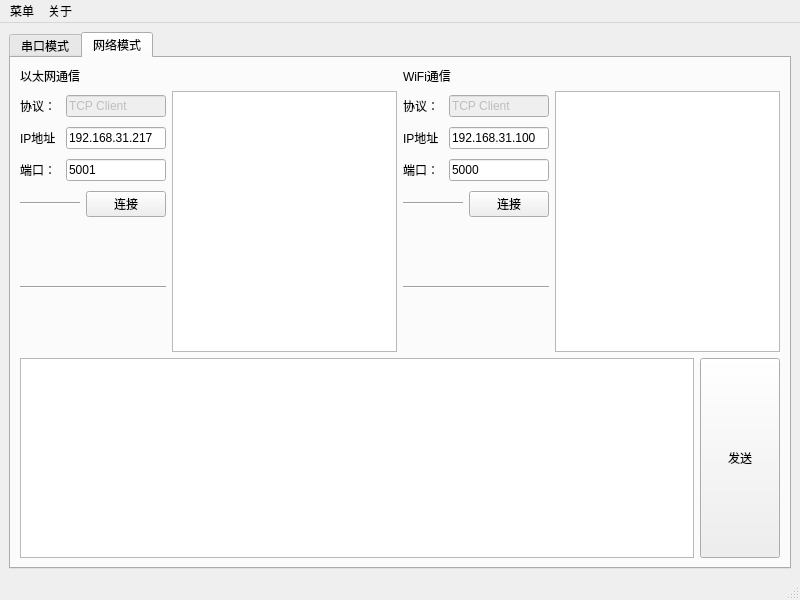
<?xml version="1.0" encoding="UTF-8"?>
<ui version="4.0">
 <class>MainWindow</class>
 <widget class="QMainWindow" name="MainWindow">
  <property name="geometry">
   <rect>
    <x>0</x>
    <y>0</y>
    <width>800</width>
    <height>600</height>
   </rect>
  </property>
  <property name="windowTitle">
   <string>IAP测试PC上位机v0.1</string>
  </property>
  <widget class="QWidget" name="centralwidget">
   <layout class="QHBoxLayout" name="horizontalLayout">
    <item>
     <widget class="QTabWidget" name="tabWidget">
      <property name="enabled">
       <bool>true</bool>
      </property>
      <property name="currentIndex">
       <number>1</number>
      </property>
      <property name="movable">
       <bool>false</bool>
      </property>
      <widget class="QWidget" name="tab">
       <attribute name="title">
        <string>串口模式</string>
       </attribute>
       <layout class="QHBoxLayout" name="horizontalLayout_14">
        <item>
         <layout class="QVBoxLayout" name="verticalLayout_7">
          <item>
           <layout class="QHBoxLayout" name="horizontalLayout_7">
            <property name="leftMargin">
             <number>5</number>
            </property>
            <property name="topMargin">
             <number>5</number>
            </property>
            <property name="rightMargin">
             <number>5</number>
            </property>
            <property name="bottomMargin">
             <number>5</number>
            </property>
            <item>
             <layout class="QVBoxLayout" name="verticalLayout_2">
              <item>
               <widget class="QLabel" name="label">
                <property name="text">
                 <string>接收窗口</string>
                </property>
               </widget>
              </item>
              <item>
               <widget class="QTextBrowser" name="serialRec_textBrowser">
                <property name="html">
                 <string>&lt;!DOCTYPE HTML PUBLIC &quot;-//W3C//DTD HTML 4.0//EN&quot; &quot;http://www.w3.org/TR/REC-html40/strict.dtd&quot;&gt;
&lt;html&gt;&lt;head&gt;&lt;meta name=&quot;qrichtext&quot; content=&quot;1&quot; /&gt;&lt;meta charset=&quot;utf-8&quot; /&gt;&lt;style type=&quot;text/css&quot;&gt;
p, li { white-space: pre-wrap; }
hr { height: 1px; border-width: 0; }
li.unchecked::marker { content: &quot;\2610&quot;; }
li.checked::marker { content: &quot;\2612&quot;; }
&lt;/style&gt;&lt;/head&gt;&lt;body style=&quot; font-family:'Microsoft YaHei UI'; font-size:9pt; font-weight:400; font-style:normal;&quot;&gt;
&lt;p style=&quot;-qt-paragraph-type:empty; margin-top:0px; margin-bottom:0px; margin-left:0px; margin-right:0px; -qt-block-indent:0; text-indent:0px;&quot;&gt;&lt;br /&gt;&lt;/p&gt;&lt;/body&gt;&lt;/html&gt;</string>
                </property>
               </widget>
              </item>
             </layout>
            </item>
            <item>
             <layout class="QVBoxLayout" name="verticalLayout">
              <item>
               <layout class="QHBoxLayout" name="horizontalLayout_2">
                <item>
                 <widget class="QLabel" name="label_3">
                  <property name="maximumSize">
                   <size>
                    <width>40</width>
                    <height>16777215</height>
                   </size>
                  </property>
                  <property name="text">
                   <string>串口：</string>
                  </property>
                 </widget>
                </item>
                <item>
                 <widget class="QComboBox" name="serial_comboBox"/>
                </item>
               </layout>
              </item>
              <item>
               <layout class="QHBoxLayout" name="horizontalLayout_5">
                <item>
                 <widget class="QLabel" name="label_6">
                  <property name="maximumSize">
                   <size>
                    <width>40</width>
                    <height>16777215</height>
                   </size>
                  </property>
                  <property name="text">
                   <string>波特率：</string>
                  </property>
                 </widget>
                </item>
                <item>
                 <widget class="QComboBox" name="baudrate_comboBox">
                  <item>
                   <property name="text">
                    <string>115200</string>
                   </property>
                  </item>
                  <item>
                   <property name="text">
                    <string>9600</string>
                   </property>
                  </item>
                  <item>
                   <property name="text">
                    <string>38400</string>
                   </property>
                  </item>
                 </widget>
                </item>
               </layout>
              </item>
              <item>
               <layout class="QHBoxLayout" name="horizontalLayout_3">
                <item>
                 <widget class="QLabel" name="label_4">
                  <property name="maximumSize">
                   <size>
                    <width>40</width>
                    <height>16777215</height>
                   </size>
                  </property>
                  <property name="text">
                   <string>停止位：</string>
                  </property>
                 </widget>
                </item>
                <item>
                 <widget class="QComboBox" name="stop_comboBox">
                  <item>
                   <property name="text">
                    <string>1</string>
                   </property>
                  </item>
                  <item>
                   <property name="text">
                    <string>1.5</string>
                   </property>
                  </item>
                  <item>
                   <property name="text">
                    <string>2</string>
                   </property>
                  </item>
                 </widget>
                </item>
               </layout>
              </item>
              <item>
               <layout class="QHBoxLayout" name="horizontalLayout_4">
                <item>
                 <widget class="QLabel" name="label_5">
                  <property name="maximumSize">
                   <size>
                    <width>40</width>
                    <height>16777215</height>
                   </size>
                  </property>
                  <property name="text">
                   <string>校验：</string>
                  </property>
                 </widget>
                </item>
                <item>
                 <widget class="QComboBox" name="parity_comboBox">
                  <item>
                   <property name="text">
                    <string>无</string>
                   </property>
                  </item>
                  <item>
                   <property name="text">
                    <string>奇</string>
                   </property>
                  </item>
                  <item>
                   <property name="text">
                    <string>偶</string>
                   </property>
                  </item>
                 </widget>
                </item>
               </layout>
              </item>
              <item>
               <layout class="QHBoxLayout" name="horizontalLayout_6">
                <item>
                 <widget class="QLabel" name="label_7">
                  <property name="maximumSize">
                   <size>
                    <width>40</width>
                    <height>16777215</height>
                   </size>
                  </property>
                  <property name="text">
                   <string>数据位：</string>
                  </property>
                 </widget>
                </item>
                <item>
                 <widget class="QComboBox" name="wordLength_comboBox">
                  <item>
                   <property name="text">
                    <string>8</string>
                   </property>
                  </item>
                  <item>
                   <property name="text">
                    <string>7</string>
                   </property>
                  </item>
                  <item>
                   <property name="text">
                    <string>6</string>
                   </property>
                  </item>
                  <item>
                   <property name="text">
                    <string>5</string>
                   </property>
                  </item>
                 </widget>
                </item>
               </layout>
              </item>
              <item>
               <layout class="QHBoxLayout" name="horizontalLayout_9">
                <item>
                 <widget class="QLabel" name="label_9">
                  <property name="maximumSize">
                   <size>
                    <width>40</width>
                    <height>16777215</height>
                   </size>
                  </property>
                  <property name="text">
                   <string>操作：</string>
                  </property>
                 </widget>
                </item>
                <item>
                 <widget class="QPushButton" name="serialOpen_pushButton">
                  <property name="text">
                   <string>打开串口</string>
                  </property>
                  <property name="checkable">
                   <bool>true</bool>
                  </property>
                  <property name="checked">
                   <bool>false</bool>
                  </property>
                 </widget>
                </item>
               </layout>
              </item>
             </layout>
            </item>
           </layout>
          </item>
          <item>
           <layout class="QHBoxLayout" name="horizontalLayout_13">
            <property name="spacing">
             <number>5</number>
            </property>
            <property name="sizeConstraint">
             <enum>QLayout::SizeConstraint::SetDefaultConstraint</enum>
            </property>
            <item>
             <layout class="QVBoxLayout" name="verticalLayout_4">
              <item>
               <widget class="QLabel" name="label_2">
                <property name="text">
                 <string>发送窗口</string>
                </property>
               </widget>
              </item>
              <item>
               <layout class="QHBoxLayout" name="horizontalLayout_10">
                <item>
                 <widget class="QTextEdit" name="serialSend_textEdit">
                  <property name="html">
                   <string>&lt;!DOCTYPE HTML PUBLIC &quot;-//W3C//DTD HTML 4.0//EN&quot; &quot;http://www.w3.org/TR/REC-html40/strict.dtd&quot;&gt;
&lt;html&gt;&lt;head&gt;&lt;meta name=&quot;qrichtext&quot; content=&quot;1&quot; /&gt;&lt;meta charset=&quot;utf-8&quot; /&gt;&lt;style type=&quot;text/css&quot;&gt;
p, li { white-space: pre-wrap; }
hr { height: 1px; border-width: 0; }
li.unchecked::marker { content: &quot;\2610&quot;; }
li.checked::marker { content: &quot;\2612&quot;; }
&lt;/style&gt;&lt;/head&gt;&lt;body style=&quot; font-family:'Microsoft YaHei UI'; font-size:9pt; font-weight:400; font-style:normal;&quot;&gt;
&lt;p style=&quot; margin-top:0px; margin-bottom:0px; margin-left:0px; margin-right:0px; -qt-block-indent:0; text-indent:0px;&quot;&gt;AT&lt;/p&gt;&lt;/body&gt;&lt;/html&gt;</string>
                  </property>
                 </widget>
                </item>
                <item>
                 <layout class="QVBoxLayout" name="verticalLayout_3">
                  <item>
                   <widget class="Line" name="line_2">
                    <property name="orientation">
                     <enum>Qt::Orientation::Vertical</enum>
                    </property>
                   </widget>
                  </item>
                  <item>
                   <widget class="QPushButton" name="serialSend_pushButton">
                    <property name="enabled">
                     <bool>false</bool>
                    </property>
                    <property name="sizePolicy">
                     <sizepolicy hsizetype="Minimum" vsizetype="Expanding">
                      <horstretch>0</horstretch>
                      <verstretch>0</verstretch>
                     </sizepolicy>
                    </property>
                    <property name="maximumSize">
                     <size>
                      <width>80</width>
                      <height>16777215</height>
                     </size>
                    </property>
                    <property name="text">
                     <string>发送</string>
                    </property>
                   </widget>
                  </item>
                  <item>
                   <widget class="Line" name="line">
                    <property name="orientation">
                     <enum>Qt::Orientation::Vertical</enum>
                    </property>
                   </widget>
                  </item>
                 </layout>
                </item>
               </layout>
              </item>
              <item>
               <layout class="QHBoxLayout" name="horizontalLayout_12">
                <item>
                 <widget class="QRadioButton" name="serialSendSrt_radioButton">
                  <property name="text">
                   <string>文本发送</string>
                  </property>
                  <property name="checked">
                   <bool>true</bool>
                  </property>
                  <attribute name="buttonGroup">
                   <string notr="true">sendType_buttonGroup</string>
                  </attribute>
                 </widget>
                </item>
                <item>
                 <widget class="QRadioButton" name="serialSendNum_radioButton">
                  <property name="text">
                   <string>数字发送</string>
                  </property>
                  <attribute name="buttonGroup">
                   <string notr="true">sendType_buttonGroup</string>
                  </attribute>
                 </widget>
                </item>
               </layout>
              </item>
             </layout>
            </item>
            <item>
             <layout class="QVBoxLayout" name="verticalLayout_6">
              <property name="leftMargin">
               <number>5</number>
              </property>
              <property name="topMargin">
               <number>5</number>
              </property>
              <property name="rightMargin">
               <number>5</number>
              </property>
              <property name="bottomMargin">
               <number>5</number>
              </property>
              <item>
               <widget class="QLabel" name="label_10">
                <property name="text">
                 <string>烧录窗口</string>
                </property>
               </widget>
              </item>
              <item>
               <layout class="QHBoxLayout" name="horizontalLayout_11">
                <item>
                 <widget class="QTextBrowser" name="loader_textBrowser">
                  <property name="html">
                   <string>&lt;!DOCTYPE HTML PUBLIC &quot;-//W3C//DTD HTML 4.0//EN&quot; &quot;http://www.w3.org/TR/REC-html40/strict.dtd&quot;&gt;
&lt;html&gt;&lt;head&gt;&lt;meta name=&quot;qrichtext&quot; content=&quot;1&quot; /&gt;&lt;meta charset=&quot;utf-8&quot; /&gt;&lt;style type=&quot;text/css&quot;&gt;
p, li { white-space: pre-wrap; }
hr { height: 1px; border-width: 0; }
li.unchecked::marker { content: &quot;\2610&quot;; }
li.checked::marker { content: &quot;\2612&quot;; }
&lt;/style&gt;&lt;/head&gt;&lt;body style=&quot; font-family:'Microsoft YaHei UI'; font-size:9pt; font-weight:400; font-style:normal;&quot;&gt;
&lt;p style=&quot; margin-top:0px; margin-bottom:0px; margin-left:0px; margin-right:0px; -qt-block-indent:0; text-indent:0px;&quot;&gt;如需烧录，请点击右侧添加文件按钮：&lt;/p&gt;
&lt;p style=&quot; margin-top:0px; margin-bottom:0px; margin-left:0px; margin-right:0px; -qt-block-indent:0; text-indent:0px;&quot;&gt;文件格式为BIN格式&lt;/p&gt;
&lt;p style=&quot;-qt-paragraph-type:empty; margin-top:0px; margin-bottom:0px; margin-left:0px; margin-right:0px; -qt-block-indent:0; text-indent:0px;&quot;&gt;&lt;br /&gt;&lt;/p&gt;&lt;/body&gt;&lt;/html&gt;</string>
                  </property>
                 </widget>
                </item>
                <item>
                 <layout class="QVBoxLayout" name="verticalLayout_5">
                  <item>
                   <widget class="Line" name="line_5">
                    <property name="orientation">
                     <enum>Qt::Orientation::Vertical</enum>
                    </property>
                   </widget>
                  </item>
                  <item>
                   <widget class="QPushButton" name="loaderOpenFile_pushButton">
                    <property name="sizePolicy">
                     <sizepolicy hsizetype="Minimum" vsizetype="Expanding">
                      <horstretch>0</horstretch>
                      <verstretch>0</verstretch>
                     </sizepolicy>
                    </property>
                    <property name="text">
                     <string>打开文件</string>
                    </property>
                   </widget>
                  </item>
                  <item>
                   <widget class="Line" name="line_3">
                    <property name="orientation">
                     <enum>Qt::Orientation::Vertical</enum>
                    </property>
                   </widget>
                  </item>
                  <item>
                   <widget class="QPushButton" name="loader_pushButton">
                    <property name="enabled">
                     <bool>false</bool>
                    </property>
                    <property name="sizePolicy">
                     <sizepolicy hsizetype="Minimum" vsizetype="Expanding">
                      <horstretch>0</horstretch>
                      <verstretch>0</verstretch>
                     </sizepolicy>
                    </property>
                    <property name="text">
                     <string>烧录</string>
                    </property>
                   </widget>
                  </item>
                  <item>
                   <widget class="Line" name="line_4">
                    <property name="orientation">
                     <enum>Qt::Orientation::Vertical</enum>
                    </property>
                   </widget>
                  </item>
                 </layout>
                </item>
               </layout>
              </item>
              <item>
               <widget class="QProgressBar" name="loader_progressBar">
                <property name="sizePolicy">
                 <sizepolicy hsizetype="Expanding" vsizetype="Maximum">
                  <horstretch>0</horstretch>
                  <verstretch>0</verstretch>
                 </sizepolicy>
                </property>
                <property name="value">
                 <number>0</number>
                </property>
                <property name="textVisible">
                 <bool>true</bool>
                </property>
               </widget>
              </item>
             </layout>
            </item>
           </layout>
          </item>
         </layout>
        </item>
       </layout>
      </widget>
      <widget class="QWidget" name="tab_2">
       <attribute name="title">
        <string>网络模式</string>
       </attribute>
       <layout class="QVBoxLayout" name="verticalLayout_12">
        <item>
         <layout class="QHBoxLayout" name="horizontalLayout_25">
          <item>
           <layout class="QVBoxLayout" name="verticalLayout_9">
            <item>
             <widget class="QLabel" name="label_11">
              <property name="text">
               <string>以太网通信</string>
              </property>
             </widget>
            </item>
            <item>
             <layout class="QHBoxLayout" name="horizontalLayout_19">
              <item>
               <layout class="QVBoxLayout" name="verticalLayout_8">
                <property name="rightMargin">
                 <number>0</number>
                </property>
                <property name="bottomMargin">
                 <number>0</number>
                </property>
                <item>
                 <layout class="QHBoxLayout" name="horizontalLayout_17">
                  <item>
                   <widget class="QLabel" name="label_15">
                    <property name="sizePolicy">
                     <sizepolicy hsizetype="Expanding" vsizetype="Preferred">
                      <horstretch>0</horstretch>
                      <verstretch>0</verstretch>
                     </sizepolicy>
                    </property>
                    <property name="maximumSize">
                     <size>
                      <width>40</width>
                      <height>16777215</height>
                     </size>
                    </property>
                    <property name="text">
                     <string>协议：</string>
                    </property>
                    <property name="alignment">
                     <set>Qt::AlignmentFlag::AlignLeading|Qt::AlignmentFlag::AlignLeft|Qt::AlignmentFlag::AlignVCenter</set>
                    </property>
                   </widget>
                  </item>
                  <item>
                   <widget class="QLineEdit" name="ethComType_lineEdit">
                    <property name="enabled">
                     <bool>false</bool>
                    </property>
                    <property name="minimumSize">
                     <size>
                      <width>100</width>
                      <height>0</height>
                     </size>
                    </property>
                    <property name="maximumSize">
                     <size>
                      <width>100</width>
                      <height>16777215</height>
                     </size>
                    </property>
                    <property name="text">
                     <string>TCP Client</string>
                    </property>
                   </widget>
                  </item>
                 </layout>
                </item>
                <item>
                 <layout class="QHBoxLayout" name="horizontalLayout_15">
                  <item>
                   <widget class="QLabel" name="label_13">
                    <property name="sizePolicy">
                     <sizepolicy hsizetype="Expanding" vsizetype="Preferred">
                      <horstretch>0</horstretch>
                      <verstretch>0</verstretch>
                     </sizepolicy>
                    </property>
                    <property name="maximumSize">
                     <size>
                      <width>40</width>
                      <height>16777215</height>
                     </size>
                    </property>
                    <property name="text">
                     <string>IP地址：</string>
                    </property>
                    <property name="alignment">
                     <set>Qt::AlignmentFlag::AlignLeading|Qt::AlignmentFlag::AlignLeft|Qt::AlignmentFlag::AlignVCenter</set>
                    </property>
                   </widget>
                  </item>
                  <item>
                   <widget class="QLineEdit" name="ethIP_lineEdit">
                    <property name="minimumSize">
                     <size>
                      <width>100</width>
                      <height>0</height>
                     </size>
                    </property>
                    <property name="maximumSize">
                     <size>
                      <width>100</width>
                      <height>16777215</height>
                     </size>
                    </property>
                    <property name="layoutDirection">
                     <enum>Qt::LayoutDirection::LeftToRight</enum>
                    </property>
                    <property name="text">
                     <string>192.168.31.217</string>
                    </property>
                    <property name="alignment">
                     <set>Qt::AlignmentFlag::AlignLeading|Qt::AlignmentFlag::AlignLeft|Qt::AlignmentFlag::AlignVCenter</set>
                    </property>
                   </widget>
                  </item>
                 </layout>
                </item>
                <item>
                 <layout class="QHBoxLayout" name="horizontalLayout_16">
                  <property name="rightMargin">
                   <number>0</number>
                  </property>
                  <item>
                   <widget class="QLabel" name="label_14">
                    <property name="sizePolicy">
                     <sizepolicy hsizetype="Expanding" vsizetype="Preferred">
                      <horstretch>0</horstretch>
                      <verstretch>0</verstretch>
                     </sizepolicy>
                    </property>
                    <property name="maximumSize">
                     <size>
                      <width>40</width>
                      <height>16777215</height>
                     </size>
                    </property>
                    <property name="text">
                     <string>端口：</string>
                    </property>
                    <property name="alignment">
                     <set>Qt::AlignmentFlag::AlignLeading|Qt::AlignmentFlag::AlignLeft|Qt::AlignmentFlag::AlignVCenter</set>
                    </property>
                   </widget>
                  </item>
                  <item>
                   <widget class="QLineEdit" name="ethPort_lineEdit">
                    <property name="minimumSize">
                     <size>
                      <width>100</width>
                      <height>0</height>
                     </size>
                    </property>
                    <property name="maximumSize">
                     <size>
                      <width>100</width>
                      <height>16777215</height>
                     </size>
                    </property>
                    <property name="text">
                     <string>5001</string>
                    </property>
                   </widget>
                  </item>
                 </layout>
                </item>
                <item>
                 <layout class="QHBoxLayout" name="horizontalLayout_18">
                  <item>
                   <widget class="Line" name="line_6">
                    <property name="enabled">
                     <bool>true</bool>
                    </property>
                    <property name="orientation">
                     <enum>Qt::Orientation::Horizontal</enum>
                    </property>
                   </widget>
                  </item>
                  <item>
                   <widget class="QPushButton" name="ethConnect_pushButton">
                    <property name="text">
                     <string>连接</string>
                    </property>
                    <property name="checkable">
                     <bool>true</bool>
                    </property>
                   </widget>
                  </item>
                 </layout>
                </item>
                <item>
                 <widget class="Line" name="line_8">
                  <property name="enabled">
                   <bool>true</bool>
                  </property>
                  <property name="minimumSize">
                   <size>
                    <width>0</width>
                    <height>120</height>
                   </size>
                  </property>
                  <property name="maximumSize">
                   <size>
                    <width>16777215</width>
                    <height>16777215</height>
                   </size>
                  </property>
                  <property name="orientation">
                   <enum>Qt::Orientation::Horizontal</enum>
                  </property>
                 </widget>
                </item>
               </layout>
              </item>
              <item>
               <widget class="QTextBrowser" name="eth_textBrowser">
                <property name="maximumSize">
                 <size>
                  <width>250</width>
                  <height>16777215</height>
                 </size>
                </property>
               </widget>
              </item>
             </layout>
            </item>
           </layout>
          </item>
          <item>
           <layout class="QVBoxLayout" name="verticalLayout_10">
            <item>
             <widget class="QLabel" name="label_12">
              <property name="text">
               <string>WiFi通信</string>
              </property>
             </widget>
            </item>
            <item>
             <layout class="QHBoxLayout" name="horizontalLayout_20">
              <item>
               <layout class="QVBoxLayout" name="verticalLayout_11">
                <property name="rightMargin">
                 <number>0</number>
                </property>
                <property name="bottomMargin">
                 <number>0</number>
                </property>
                <item>
                 <layout class="QHBoxLayout" name="horizontalLayout_21">
                  <item>
                   <widget class="QLabel" name="label_16">
                    <property name="sizePolicy">
                     <sizepolicy hsizetype="Expanding" vsizetype="Preferred">
                      <horstretch>0</horstretch>
                      <verstretch>0</verstretch>
                     </sizepolicy>
                    </property>
                    <property name="maximumSize">
                     <size>
                      <width>40</width>
                      <height>16777215</height>
                     </size>
                    </property>
                    <property name="text">
                     <string>协议：</string>
                    </property>
                    <property name="alignment">
                     <set>Qt::AlignmentFlag::AlignLeading|Qt::AlignmentFlag::AlignLeft|Qt::AlignmentFlag::AlignVCenter</set>
                    </property>
                   </widget>
                  </item>
                  <item>
                   <widget class="QLineEdit" name="wifiComType_lineEdit">
                    <property name="enabled">
                     <bool>false</bool>
                    </property>
                    <property name="minimumSize">
                     <size>
                      <width>100</width>
                      <height>0</height>
                     </size>
                    </property>
                    <property name="maximumSize">
                     <size>
                      <width>100</width>
                      <height>16777215</height>
                     </size>
                    </property>
                    <property name="text">
                     <string>TCP Client</string>
                    </property>
                   </widget>
                  </item>
                 </layout>
                </item>
                <item>
                 <layout class="QHBoxLayout" name="horizontalLayout_22">
                  <item>
                   <widget class="QLabel" name="label_17">
                    <property name="sizePolicy">
                     <sizepolicy hsizetype="Expanding" vsizetype="Preferred">
                      <horstretch>0</horstretch>
                      <verstretch>0</verstretch>
                     </sizepolicy>
                    </property>
                    <property name="maximumSize">
                     <size>
                      <width>40</width>
                      <height>16777215</height>
                     </size>
                    </property>
                    <property name="text">
                     <string>IP地址：</string>
                    </property>
                    <property name="alignment">
                     <set>Qt::AlignmentFlag::AlignLeading|Qt::AlignmentFlag::AlignLeft|Qt::AlignmentFlag::AlignVCenter</set>
                    </property>
                   </widget>
                  </item>
                  <item>
                   <widget class="QLineEdit" name="wifiIP_lineEdit">
                    <property name="minimumSize">
                     <size>
                      <width>100</width>
                      <height>0</height>
                     </size>
                    </property>
                    <property name="maximumSize">
                     <size>
                      <width>100</width>
                      <height>16777215</height>
                     </size>
                    </property>
                    <property name="text">
                     <string>192.168.31.100</string>
                    </property>
                   </widget>
                  </item>
                 </layout>
                </item>
                <item>
                 <layout class="QHBoxLayout" name="horizontalLayout_23">
                  <property name="rightMargin">
                   <number>0</number>
                  </property>
                  <item>
                   <widget class="QLabel" name="label_18">
                    <property name="sizePolicy">
                     <sizepolicy hsizetype="Expanding" vsizetype="Preferred">
                      <horstretch>0</horstretch>
                      <verstretch>0</verstretch>
                     </sizepolicy>
                    </property>
                    <property name="maximumSize">
                     <size>
                      <width>40</width>
                      <height>16777215</height>
                     </size>
                    </property>
                    <property name="text">
                     <string>端口：</string>
                    </property>
                    <property name="alignment">
                     <set>Qt::AlignmentFlag::AlignLeading|Qt::AlignmentFlag::AlignLeft|Qt::AlignmentFlag::AlignVCenter</set>
                    </property>
                   </widget>
                  </item>
                  <item>
                   <widget class="QLineEdit" name="wifiPort_lineEdit">
                    <property name="minimumSize">
                     <size>
                      <width>100</width>
                      <height>0</height>
                     </size>
                    </property>
                    <property name="maximumSize">
                     <size>
                      <width>100</width>
                      <height>16777215</height>
                     </size>
                    </property>
                    <property name="text">
                     <string>5000</string>
                    </property>
                   </widget>
                  </item>
                 </layout>
                </item>
                <item>
                 <layout class="QHBoxLayout" name="horizontalLayout_24">
                  <item>
                   <widget class="Line" name="line_7">
                    <property name="orientation">
                     <enum>Qt::Orientation::Horizontal</enum>
                    </property>
                   </widget>
                  </item>
                  <item>
                   <widget class="QPushButton" name="wifiConnect_pushButton">
                    <property name="text">
                     <string>连接</string>
                    </property>
                    <property name="checkable">
                     <bool>true</bool>
                    </property>
                   </widget>
                  </item>
                 </layout>
                </item>
                <item>
                 <widget class="Line" name="line_9">
                  <property name="minimumSize">
                   <size>
                    <width>0</width>
                    <height>120</height>
                   </size>
                  </property>
                  <property name="orientation">
                   <enum>Qt::Orientation::Horizontal</enum>
                  </property>
                 </widget>
                </item>
               </layout>
              </item>
              <item>
               <widget class="QTextBrowser" name="wifi_textBrowser">
                <property name="maximumSize">
                 <size>
                  <width>250</width>
                  <height>16777215</height>
                 </size>
                </property>
               </widget>
              </item>
             </layout>
            </item>
           </layout>
          </item>
         </layout>
        </item>
        <item>
         <layout class="QHBoxLayout" name="horizontalLayout_26">
          <item>
           <widget class="QTextEdit" name="netSend_textEdit">
            <property name="sizePolicy">
             <sizepolicy hsizetype="Expanding" vsizetype="Fixed">
              <horstretch>0</horstretch>
              <verstretch>0</verstretch>
             </sizepolicy>
            </property>
            <property name="minimumSize">
             <size>
              <width>0</width>
              <height>200</height>
             </size>
            </property>
           </widget>
          </item>
          <item>
           <widget class="QPushButton" name="netSend_pushButton">
            <property name="sizePolicy">
             <sizepolicy hsizetype="Minimum" vsizetype="Fixed">
              <horstretch>0</horstretch>
              <verstretch>0</verstretch>
             </sizepolicy>
            </property>
            <property name="minimumSize">
             <size>
              <width>0</width>
              <height>200</height>
             </size>
            </property>
            <property name="text">
             <string>发送</string>
            </property>
           </widget>
          </item>
         </layout>
        </item>
       </layout>
      </widget>
     </widget>
    </item>
   </layout>
  </widget>
  <widget class="QMenuBar" name="menubar">
   <property name="geometry">
    <rect>
     <x>0</x>
     <y>0</y>
     <width>800</width>
     <height>20</height>
    </rect>
   </property>
   <widget class="QMenu" name="menu">
    <property name="title">
     <string>菜单</string>
    </property>
    <addaction name="actionexit"/>
   </widget>
   <widget class="QMenu" name="menu_2">
    <property name="title">
     <string>关于</string>
    </property>
    <addaction name="actionjiancha"/>
    <addaction name="actionVersion"/>
   </widget>
   <addaction name="menu"/>
   <addaction name="menu_2"/>
  </widget>
  <widget class="QStatusBar" name="statusbar"/>
  <action name="actionexit">
   <property name="text">
    <string>退出</string>
   </property>
  </action>
  <action name="actionVersion">
   <property name="text">
    <string>版本</string>
   </property>
  </action>
  <action name="actionjiancha">
   <property name="text">
    <string>检查更新</string>
   </property>
  </action>
 </widget>
 <resources/>
 <connections>
  <connection>
   <sender>actionexit</sender>
   <signal>triggered()</signal>
   <receiver>MainWindow</receiver>
   <slot>close()</slot>
   <hints>
    <hint type="sourcelabel">
     <x>-1</x>
     <y>-1</y>
    </hint>
    <hint type="destinationlabel">
     <x>399</x>
     <y>299</y>
    </hint>
   </hints>
  </connection>
 </connections>
 <buttongroups>
  <buttongroup name="sendType_buttonGroup"/>
 </buttongroups>
</ui>
